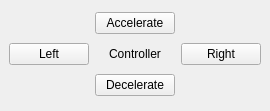
<ui version="4.0" >
 <class>Controller</class>
 <widget class="QWidget" name="Controller" >
  <property name="geometry" >
   <rect>
    <x>0</x>
    <y>0</y>
    <width>255</width>
    <height>111</height>
   </rect>
  </property>
  <property name="windowTitle" >
   <string>Controller</string>
  </property>
  <layout class="QGridLayout" >
   <property name="margin" >
    <number>9</number>
   </property>
   <property name="spacing" >
    <number>6</number>
   </property>
   <item row="1" column="1" >
    <widget class="QLabel" name="label" >
     <property name="text" >
      <string>Controller</string>
     </property>
     <property name="alignment" >
      <set>Qt::AlignCenter</set>
     </property>
    </widget>
   </item>
   <item row="2" column="1" >
    <widget class="QPushButton" name="decelerate" >
     <property name="text" >
      <string>Decelerate</string>
     </property>
    </widget>
   </item>
   <item row="0" column="1" >
    <widget class="QPushButton" name="accelerate" >
     <property name="text" >
      <string>Accelerate</string>
     </property>
    </widget>
   </item>
   <item row="1" column="2" >
    <widget class="QPushButton" name="right" >
     <property name="text" >
      <string>Right</string>
     </property>
    </widget>
   </item>
   <item row="1" column="0" >
    <widget class="QPushButton" name="left" >
     <property name="text" >
      <string>Left</string>
     </property>
    </widget>
   </item>
  </layout>
 </widget>
 <resources/>
 <connections/>
</ui>
